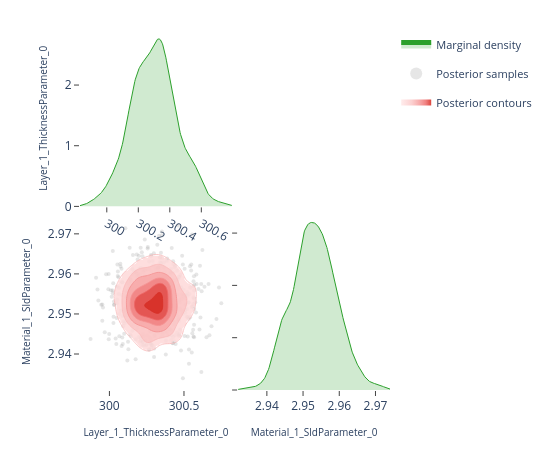

Notebook source saved alongside this figure:
### Code cell
# ---- Pairwise focus: thickness vs SLD ---------------------------------------
# A 2-parameter corner plot zooms in on the joint posterior for a specific
# pair.  This is the same view the EasyReflectometryApp's "2D Heatmap"
# sub-tab uses to inspect parameter degeneracies.


params_of_interest = ['Layer_1_ThicknessParameter_0', 'Material_1_SldParameter_0']
idx = [posterior.param_names.index(p) for p in params_of_interest]
subset_draws = np.asarray(posterior.draws)[:, idx]

fig = plot_corner(subset_draws, params_of_interest)
fig.show()

### Figure 1 — Plotly figure (JSON) as saved in the notebook; plotly's stock layout.template omitted (floating-point values rounded to 4 significant figures; data arrays with more than 128 entries replaced by an {"elided": "..."} marker saying what was removed)
{"data": [{"fill": "tozeroy", "fillcolor": "rgba(44, 160, 44, 0.22)", "hoverinfo": "skip", "legendgroup": "marginal", "line": {"color": "rgb(44, 160, 44)", "width": 1}, "mode": "lines", "name": "Marginal density", "showlegend": true, "type": "scatter", "x": {"elided": "256 float values"}, "xaxis": "x", "y": {"elided": "256 float values"}, "yaxis": "y"}, {"hoverinfo": "skip", "legendgroup": "scatter", "marker": {"color": "rgba(140, 140, 140, 0.22)", "size": 4}, "mode": "markers", "name": "Posterior samples", "showlegend": true, "type": "scatter", "x": {"elided": "680 float values"}, "xaxis": "x3", "y": {"elided": "680 float values"}, "yaxis": "y3", "zorder": 0}, {"colorscale": [[0.0, "rgba(255, 224, 224, 0.62)"], [0.35, "rgba(250, 188, 188, 0.70)"], [0.6, "rgba(245, 148, 148, 0.78)"], [0.82, "rgba(237, 104, 104, 0.84)"], [1.0, "rgba(215, 48, 39, 0.90)"]], "connectgaps": false, "contours": {"coloring": "fill", "end": 157.3, "showlabels": false, "showlines": false, "size": 24.84, "start": 33.12}, "hoverinfo": "skip", "legendgroup": "contour", "name": "Posterior contours", "showlegend": true, "showscale": false, "type": "contour", "x": [299.8, 299.8, 299.9, 299.9, 299.9, 299.9, 299.9, 299.9, 299.9, 299.9, 300.0, 300.0, 300.0, 300.0, 300.0, 300.0, 300.0, 300.0, 300.0, 300.1, 300.1, 300.1, 300.1, 300.1, 300.1, 300.1, 300.1, 300.2, 300.2, 300.2, 300.2, 300.2, 300.2, 300.2, 300.2, 300.3, 300.3, 300.3, 300.3, 300.3, 300.3, 300.3, 300.3, 300.4, 300.4, 300.4, 300.4, 300.4, 300.4, 300.4, 300.4, 300.5, 300.5, 300.5, 300.5, 300.5, 300.5, 300.5, 300.5, 300.5, 300.6, 300.6, 300.6, 300.6, 300.6, 300.6, 300.6, 300.6, 300.7, 300.7, 300.7, 300.7, 300.7, 300.7, 300.7, 300.7, 300.8, 300.8, 300.8, 300.8], "xaxis": "x3", "y": [2.932, 2.933, 2.933, 2.934, 2.934, 2.935, 2.935, 2.936, 2.936, 2.937, 2.937, 2.938, 2.938, 2.939, 2.939, 2.94, 2.941, 2.941, 2.942, 2.942, 2.943, 2.943, 2.944, 2.944, 2.945, 2.945, 2.946, 2.946, 2.947, 2.947, 2.948, 2.949, 2.949, 2.95, 2.95, 2.951, 2.951, 2.952, 2.952, 2.953, 2.953, 2.954, 2.954, 2.955, 2.955, 2.956, 2.956, 2.957, 2.958, 2.958, 2.959, 2.959, 2.96, 2.96, 2.961, 2.961, 2.962, 2.962, 2.963, 2.963, 2.964, 2.964, 2.965, 2.966, 2.966, 2.967, 2.967, 2.968, 2.968, 2.969, 2.969, 2.97, 2.97, 2.971, 2.971, 2.972, 2.972, 2.973, 2.973, 2.974], "yaxis": "y3", "z": {"elided": "80x80 float values"}, "zmax": 157.3, "zmin": 33.12, "zorder": 1}, {"colorscale": [[0.0, "rgba(250, 188, 188, 0.94)"], [0.35, "rgba(250, 188, 188, 0.94)"], [0.35, "rgba(245, 148, 148, 0.95)"], [0.6, "rgba(245, 148, 148, 0.95)"], [0.6, "rgba(237, 104, 104, 0.96)"], [0.82, "rgba(237, 104, 104, 0.96)"], [0.82, "rgba(215, 48, 39, 0.98)"], [1.0, "rgba(215, 48, 39, 0.98)"]], "contours": {"coloring": "lines", "end": 157.3, "showlabels": false, "size": 24.84, "start": 33.12}, "hoverinfo": "skip", "legendgroup": "contour", "line": {"width": 0.9}, "showlegend": false, "showscale": false, "type": "contour", "x": [299.8, 299.8, 299.9, 299.9, 299.9, 299.9, 299.9, 299.9, 299.9, 299.9, 300.0, 300.0, 300.0, 300.0, 300.0, 300.0, 300.0, 300.0, 300.0, 300.1, 300.1, 300.1, 300.1, 300.1, 300.1, 300.1, 300.1, 300.2, 300.2, 300.2, 300.2, 300.2, 300.2, 300.2, 300.2, 300.3, 300.3, 300.3, 300.3, 300.3, 300.3, 300.3, 300.3, 300.4, 300.4, 300.4, 300.4, 300.4, 300.4, 300.4, 300.4, 300.5, 300.5, 300.5, 300.5, 300.5, 300.5, 300.5, 300.5, 300.5, 300.6, 300.6, 300.6, 300.6, 300.6, 300.6, 300.6, 300.6, 300.7, 300.7, 300.7, 300.7, 300.7, 300.7, 300.7, 300.7, 300.8, 300.8, 300.8, 300.8], "xaxis": "x3", "y": [2.932, 2.933, 2.933, 2.934, 2.934, 2.935, 2.935, 2.936, 2.936, 2.937, 2.937, 2.938, 2.938, 2.939, 2.939, 2.94, 2.941, 2.941, 2.942, 2.942, 2.943, 2.943, 2.944, 2.944, 2.945, 2.945, 2.946, 2.946, 2.947, 2.947, 2.948, 2.949, 2.949, 2.95, 2.95, 2.951, 2.951, 2.952, 2.952, 2.953, 2.953, 2.954, 2.954, 2.955, 2.955, 2.956, 2.956, 2.957, 2.958, 2.958, 2.959, 2.959, 2.96, 2.96, 2.961, 2.961, 2.962, 2.962, 2.963, 2.963, 2.964, 2.964, 2.965, 2.966, 2.966, 2.967, 2.967, 2.968, 2.968, 2.969, 2.969, 2.97, 2.97, 2.971, 2.971, 2.972, 2.972, 2.973, 2.973, 2.974], "yaxis": "y3", "z": {"elided": "80x80 float values"}, "zmax": 157.3, "zmin": 33.12, "zorder": 2}, {"fill": "tozeroy", "fillcolor": "rgba(44, 160, 44, 0.22)", "hoverinfo": "skip", "legendgroup": "marginal", "line": {"color": "rgb(44, 160, 44)", "width": 1}, "mode": "lines", "name": "Marginal density", "showlegend": false, "type": "scatter", "x": {"elided": "256 float values"}, "xaxis": "x4", "y": {"elided": "256 float values"}, "yaxis": "y4"}], "layout": {"height": 450, "legend": {"font": {"size": 11}, "itemsizing": "constant", "orientation": "v", "x": 1.02, "xanchor": "left", "y": 1.0, "yanchor": "top"}, "margin": {"b": 60, "l": 80, "r": 160, "t": 30}, "plot_bgcolor": "white", "showlegend": true, "width": 550, "xaxis": {"anchor": "y", "domain": [0.0, 0.49], "showgrid": false, "ticks": "outside", "zeroline": false}, "xaxis2": {"anchor": "y2", "domain": [0.51, 1.0], "showgrid": false, "ticks": "outside", "visible": false, "zeroline": false}, "xaxis3": {"anchor": "y3", "domain": [0.0, 0.49], "showgrid": false, "ticks": "outside", "title": {"font": {"size": 10}, "text": "Layer_1_ThicknessParameter_0"}, "zeroline": false}, "xaxis4": {"anchor": "y4", "domain": [0.51, 1.0], "showgrid": false, "ticks": "outside", "title": {"font": {"size": 10}, "text": "Material_1_SldParameter_0"}, "zeroline": false}, "yaxis": {"anchor": "x", "domain": [0.51, 1.0], "showgrid": false, "ticks": "outside", "title": {"font": {"size": 10}, "text": "Layer_1_ThicknessParameter_0"}, "zeroline": false}, "yaxis2": {"anchor": "x2", "domain": [0.51, 1.0], "showgrid": false, "ticks": "outside", "visible": false, "zeroline": false}, "yaxis3": {"anchor": "x3", "domain": [0.0, 0.49], "showgrid": false, "ticks": "outside", "title": {"font": {"size": 10}, "text": "Material_1_SldParameter_0"}, "zeroline": false}, "yaxis4": {"anchor": "x4", "domain": [0.0, 0.49], "showgrid": false, "showticklabels": false, "ticks": "outside", "zeroline": false}}}
